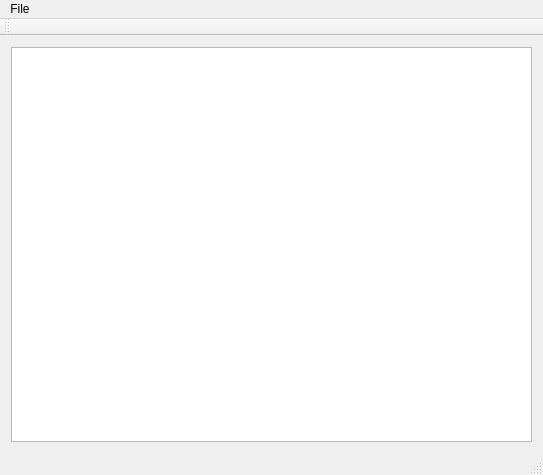
<?xml version="1.0" encoding="UTF-8"?>
<ui version="4.0">
 <class>MainWindow</class>
 <widget class="QMainWindow" name="MainWindow">
  <property name="geometry">
   <rect>
    <x>0</x>
    <y>0</y>
    <width>543</width>
    <height>475</height>
   </rect>
  </property>
  <property name="windowTitle">
   <string>MainWindow</string>
  </property>
  <widget class="QWidget" name="centralWidget">
   <layout class="QHBoxLayout" name="horizontalLayout_2">
    <item>
     <layout class="QHBoxLayout" name="horizontalLayout">
      <item>
       <widget class="QTextBrowser" name="textBrowser"/>
      </item>
     </layout>
    </item>
   </layout>
  </widget>
  <widget class="QMenuBar" name="menuBar">
   <property name="geometry">
    <rect>
     <x>0</x>
     <y>0</y>
     <width>543</width>
     <height>21</height>
    </rect>
   </property>
   <widget class="QMenu" name="menuFile">
    <property name="title">
     <string>File</string>
    </property>
    <addaction name="actionOpen"/>
    <addaction name="actionSave_As"/>
    <addaction name="actionApply"/>
   </widget>
   <addaction name="menuFile"/>
  </widget>
  <widget class="QToolBar" name="mainToolBar">
   <attribute name="toolBarArea">
    <enum>TopToolBarArea</enum>
   </attribute>
   <attribute name="toolBarBreak">
    <bool>true</bool>
   </attribute>
  </widget>
  <widget class="QStatusBar" name="statusBar"/>
  <action name="actionOpen">
   <property name="text">
    <string>Open...</string>
   </property>
  </action>
  <action name="actionApply">
   <property name="text">
    <string>Apply</string>
   </property>
  </action>
  <action name="actionSave_As">
   <property name="text">
    <string>Save As...</string>
   </property>
  </action>
 </widget>
 <layoutdefault spacing="6" margin="11"/>
 <resources/>
 <connections/>
</ui>
